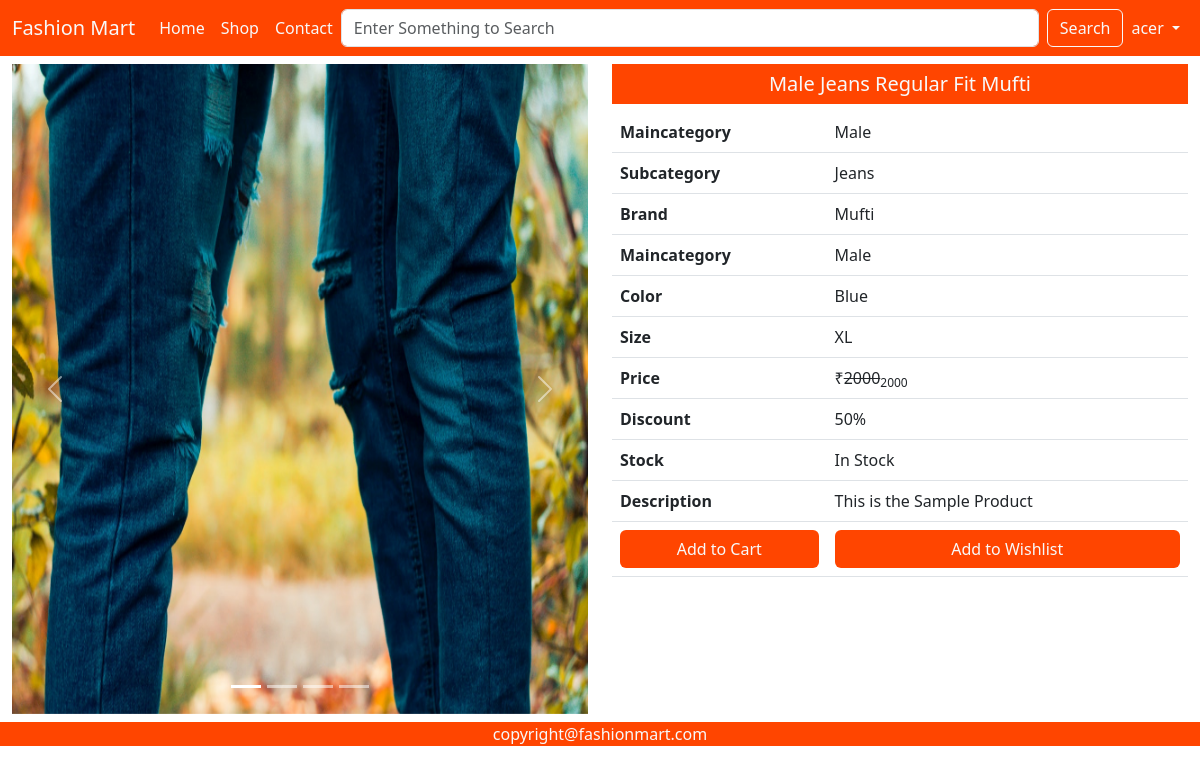
The page /single-product/1/ (signed in) on the database its author committed.
### fashionmartApp/models.py (models this page shows, shortened)
class Product(models.Model):
    id = models.AutoField(primary_key=True)
    name = models.CharField(max_length=50)
    maincategory = models.ForeignKey(Maincategory,on_delete=models.CASCADE)
    subcategory = models.ForeignKey(Subcategory,on_delete=models.CASCADE)
    brand = models.ForeignKey(Brand,on_delete=models.CASCADE)
    color = models.CharField(max_length=20)
    size = models.CharField(max_length=20)
    stock = models.CharField(max_length=20,default="In Stock",null=True,blank=True)
    description = models.TextField(default="This is the Sample Product")
    baseprice = models.IntegerField()
    discount = models.IntegerField(default=0,null=True,blank=True)
    finalprice = models.IntegerField()
    pic1 = models.ImageField(upload_to="uploads",default="",null=True,blank=True)
    pic2 = models.ImageField(upload_to="uploads",default="",null=True,blank=True)
    pic3 = models.ImageField(upload_to="uploads",default="",null=True,blank=True)
    pic4 = models.ImageField(upload_to="uploads",default="",null=True,blank=True)

class Maincategory(models.Model):
    id = models.AutoField(primary_key=True)
    name = models.CharField(max_length=20)
    def __str__(self):
        return self.name

class Subcategory(models.Model):
    id = models.AutoField(primary_key=True)
    name = models.CharField(max_length=20)
    def __str__(self):
        return self.name

class Brand(models.Model):
    id = models.AutoField(primary_key=True)
    name = models.CharField(max_length=20)
    def __str__(self):
        return self.name

### fashionmartApp/views.py (the view)
# urls.py: path('single-product/<int:id>/',views.singleProduct),
def singleProduct(Request, id):
    data = Product.objects.get(id=id)
    return render(Request, 'single-product.html', {'data': data})

### fashionmartApp/templates/single-product.html (shortened to what this page needs)
{% extends "index.html" %}
{% block content %}
  <div class="container-fluid mt-2 mb-2">
    <div class="row">
        <div class="col-md-6 col-12">
            <div id="carouselExampleIndicators" class="carousel slide">
                <div class="carousel-indicators">
                  <button type="button" data-bs-target="#carouselExampleIndicators" data-bs-slide-to="0" class="active" aria-current="true" aria-label="Slide 1"></button>
                  <button type="button" data-bs-target="#carouselExampleIndicators" data-bs-slide-to="1" aria-label="Slide 2"></button>
                  <button type="button" data-bs-target="#carouselExampleIndicators" data-bs-slide-to="2" aria-label="Slide 3"></button>
                  <button type="button" data-bs-target="#carouselExampleIndicators" data-bs-slide-to="3" aria-label="Slide 4"></button>
                </div>
                <div class="carousel-inner">
                  <div class="carousel-item active">
                    <img src="{{data.pic1.url}}" height="650px" class="d-block w-100" alt="...">
                  </div>
                </div>
                <button class="carousel-control-prev" type="button" data-bs-target="#carouselExampleIndicators" data-bs-slide="prev">
                  <span class="carousel-control-prev-icon" aria-hidden="true"></span>
                </button>
                <button class="carousel-control-next" type="button" data-bs-target="#carouselExampleIndicators" data-bs-slide="next">
                  <span class="carousel-control-next-icon" aria-hidden="true"></span>
                </button>
              </div>
        </div>
        <div class="col-md-6 col-12">
            <h5 class="background text-light text-center p-2">{{data.name}}</h5>
            <div class="table-responsive">
                <table class="table">
                    <tr>
                        <th>Maincategory</th>
                        <td>{{data.maincategory}}</td>
                    </tr>
                    <tr>
                        <th>Subcategory</th>
                        <td>{{data.subcategory}}</td>
                    </tr>
                    <tr>
                        <th>Brand</th>
                        <td>{{data.brand}}</td>
                    </tr>
                    <tr>
                        <th>Maincategory</th>
                        <td>{{data.maincategory}}</td>
                    </tr>
                    <tr>
                        <th>Color</th>
                        <td>{{data.color}}</td>
                    </tr>
                    <tr>
                        <th>Size</th>
                        <td>{{data.size}}</td>
                    </tr>
                    <tr>
                        <th>Price</th>
                        <td>&#8377<del>{{data.baseprice}}</del><sub>{{data.finalprice}}</sub></td>
                    </tr>
                    <tr>
                        <th>Discount</th>
                        <td>{{data.discount}}%</td>
                    </tr>
                    <tr>
                        <th>Stock</th>
                        <td>{{data.stock}}</td>
                    </tr>
                    <tr>
                        <th>Description</th>
                        <td>{{data.description}}</td>
                    </tr>
                    <tr>
                        <th><a href="/add-to-cart/{{data.id}}" class="btn background text-light mybtn w-100">Add to Cart</a></th>
                        <td><a href="/add-to-wishlist/{{data.id}}" class="btn background text-light mybtn w-100">Add to Wishlist</a></td>
                    </tr>
                </table>
            </div>
        </div>
    </div>
  </div>
{% endblock %}

### fashionmartApp/templates/index.html (shortened to what this page needs)
{% load static %}
<!DOCTYPE html>
<html lang="en">
<head>
    <link href="https://cdn.jsdelivr.net/npm/bootstrap@5.3.0-alpha3/dist/css/bootstrap.min.css" rel="stylesheet">
    <link rel="stylesheet" href="https://cdn.jsdelivr.net/npm/bootstrap-icons@1.3.0/font/bootstrap-icons.css">
    <link rel="stylesheet" href="{% static 'css/style.css'%}">
</head>
<body>
    <nav class="navbar navbar-expand-lg background sticky-top">
        <div class="container-fluid">
          <a class="navbar-brand text-light" href="/">Fashion Mart</a>
          <div class="collapse navbar-collapse" id="navbarSupportedContent">
            <ul class="navbar-nav me-auto mb-2 mb-lg-0">
              <li class="nav-item">
                <a class="nav-link text-light active" aria-current="page" href="/">Home</a>
              </li>
              <li class="nav-item">
                <a class="nav-link text-light" href="/shop/All/All/All">Shop</a>
              </li>
              <li class="nav-item">
                <a class="nav-link text-light" href="/contact">Contact</a>
              </li>
            </ul>
            <form class="d-flex w-100" role="search" action="/search/" method="post">
              <input class="form-control me-2" name="search" type="search" placeholder="Enter Something to Search" aria-label="Search">
              <button class="btn btn-outline-light" type="submit">Search</button>
            </form>
            <ul class="navbar-nav me-auto mb-2 mb-lg-0">
              {% if request.user.is_authenticated %}
                <li class="nav-item dropdown">
                  <a class="nav-link dropdown-toggle text-light" href="#" role="button" data-bs-toggle="dropdown" aria-expanded="false">
                    {{request.user.username}}
                  </a>
                </li>
                {% else %}
                <li class="nav-item">
                  <a class="nav-link text-light" href="/login/">Login</a>
                </li>
                {% endif %}
              </ul>
          </div>
        </div>
      </nav>
      {% block content %}{% endblock  %}
      <footer class="background text-light text-center p-01">
        <p>copyright@fashionmart.com</p>
      </footer>
</body>
</html>

### fashionmartApp/static/css/style.css (style rules this page uses)
.background { background-color: orangered; }

### rows shown on the page
Product: pic1 (picture), name "Male Jeans Regular Fit Mufti", maincategory "Male", subcategory "Jeans", brand "Mufti", color "Blue", size "XL", baseprice "2000", finalprice "2000", discount "50", stock "In Stock", description "This is the Sample Product"

### other values the page prints
{{ request.user.username }} "acer"
